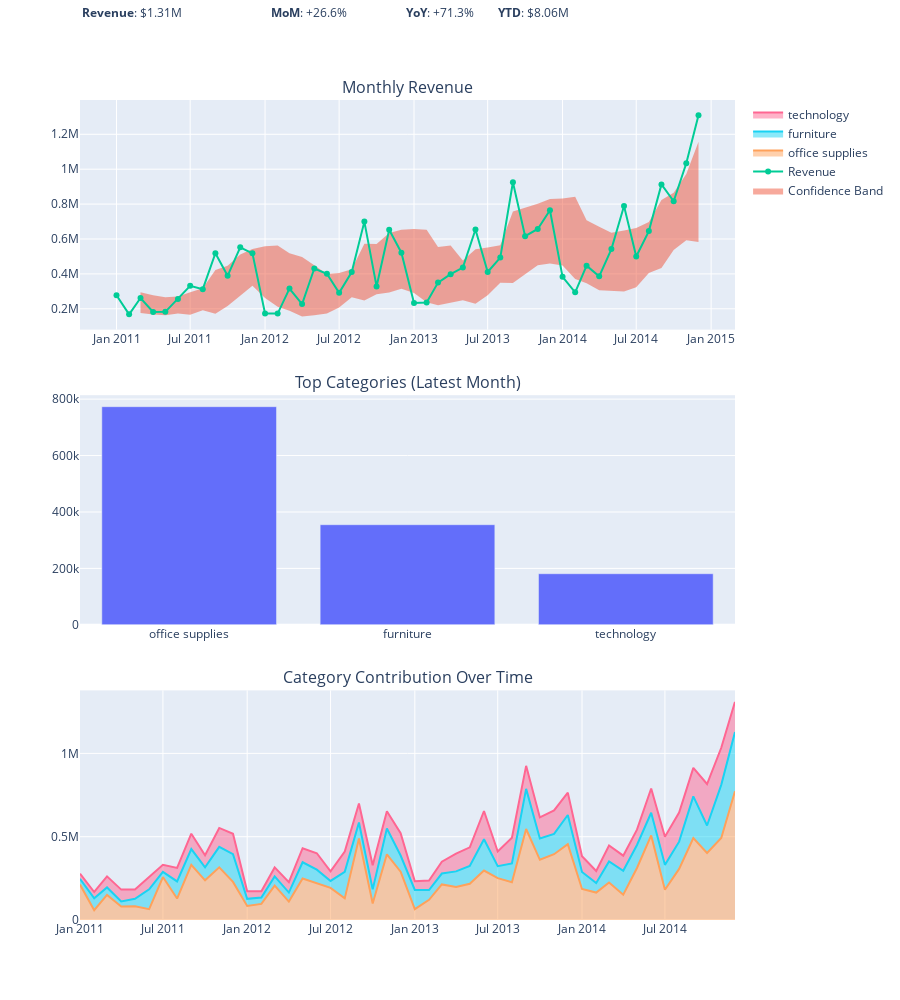

Notebook code cell kept with this figure:
### Code cell
# dashboard layout
if fig_cats and fig_area:
    dashboard = make_subplots(
        rows=3, cols=1, shared_xaxes=False,
        vertical_spacing=0.08,
        subplot_titles=("Monthly Revenue", "Top Categories (Latest Month)", "Category Contribution Over Time")
    )
    for tr in fig_trend.data: dashboard.add_trace(tr, row=1, col=1)
    for tr in fig_cats.data:  dashboard.add_trace(tr, row=2, col=1)
    for tr in fig_area.data:  dashboard.add_trace(tr, row=3, col=1)
    dashboard.update_layout(height=1000, showlegend=True)
elif fig_cats:
    dashboard = make_subplots(
        rows=2, cols=1, shared_xaxes=False, vertical_spacing=0.1,
        subplot_titles=("Monthly Revenue", "Top Categories (Latest Month)")
    )
    for tr in fig_trend.data: dashboard.add_trace(tr, row=1, col=1)
    for tr in fig_cats.data:  dashboard.add_trace(tr, row=2, col=1)
    dashboard.update_layout(height=820, showlegend=True)
else:
    dashboard = fig_trend

# add KPI annotations at the top
kpi_annotations = [
    dict(x=0.0, y=1.12, xref="paper", yref="paper", text=f"<b>Revenue</b>: {kpi_text['Revenue (latest)']}", showarrow=False, align="left"),
    dict(x=0.35, y=1.12, xref="paper", yref="paper", text=f"<b>MoM</b>: {kpi_text['MoM']}", showarrow=False),
    dict(x=0.55, y=1.12, xref="paper", yref="paper", text=f"<b>YoY</b>: {kpi_text['YoY']}", showarrow=False),
    dict(x=0.75, y=1.12, xref="paper", yref="paper", text=f"<b>YTD</b>: {kpi_text['YTD']}", showarrow=False),
]
dashboard.update_layout(annotations=(dashboard.layout.annotations or []) + tuple(kpi_annotations))

# show in notebook
dashboard.show()

# export
outfile = REPORTS / "retail_dashboard.html"
pio.write_html(dashboard, file=str(outfile), include_plotlyjs="cdn", full_html=True)
print("Saved →", outfile)
